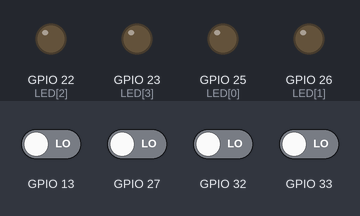
This program was run on a simulated ESP32. Parts: output pins drawn as LEDs (lit = HIGH). The inputs (shaded band) are chosen by the test bench; at power-on: GPIO 13, GPIO 27, GPIO 32, GPIO 33 LOW. WiFi joins after 1.5 s; servers stay silent unless stated; the local clock reads 2024-03-15 10:24:30 at power-on unless the program sets it; no MQTT or app messages arrive unless stated; what the program prints to the serial monitor is not drawn.

Above: at 1.4 s.
1.5 s: GPIO 13 driven HIGH
At 2.1 s:
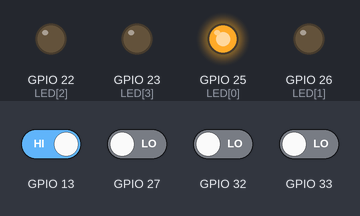
3.0 s: GPIO 27 driven HIGH
At 5.9 s:
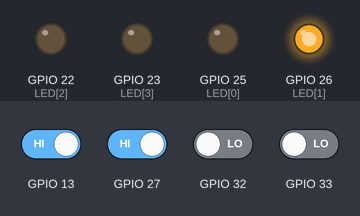
6.0 s: GPIO 13 driven LOW and GPIO 32 driven HIGH
9.0 s: GPIO 33 driven HIGH
At 10.0 s:
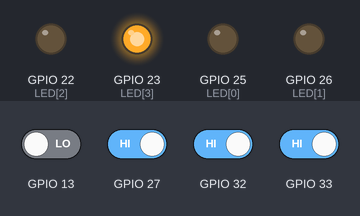
Timing chart, 0 to 15.0 s (numbered marks = the images above; inputs shaded):
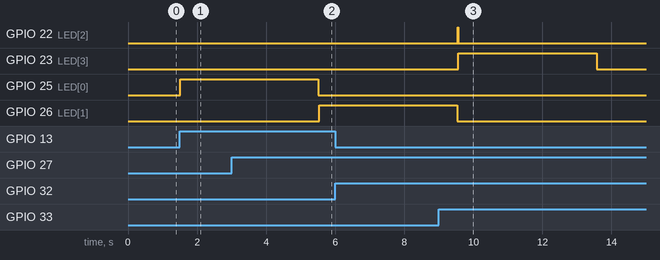

Measured:
- after the input at 1.5 s, GPIO 25 (LED[0]): LOW → HIGH at once
- after the input at 3.0 s, GPIO 26 (LED[1]): LOW → HIGH after 2.5 s
- after the input at 6.0 s, every drawn part: stays the same
- after the input at 9.0 s, GPIO 23 (LED[3]): LOW → HIGH after 0.57 s, → LOW 4.0 s later

The program:

main.cpp
```cpp
#include <Arduino.h>
#include <WiFi.h>
#include <WiFiClientSecure.h>
#include <PubSubClient.h>
#include <driver/rtc_io.h>
#include <esp_sleep.h>
#include <time.h>
#include "config.h"

// ── Pin mapping ───────────────────────────────────────────────
//   BTN[0] very-happy   GPIO 13   LED[0] GPIO 25
//   BTN[1] happy        GPIO 27   LED[1] GPIO 26
//   BTN[2] unhappy      GPIO 32   LED[2] GPIO 22
//   BTN[3] very-unhappy GPIO 33   LED[3] GPIO 23
const gpio_num_t BTN[4] = {GPIO_NUM_13, GPIO_NUM_27, GPIO_NUM_32, GPIO_NUM_33};
const int        LED[4] = {25, 26, 22, 23};
const char*    LABEL[4] = {"very_happy", "happy", "unhappy", "very_unhappy"};

// ── Timing ────────────────────────────────────────────────────
const unsigned long DEBOUNCE_MS    = 10;
const unsigned long LOCKOUT_MS     = 4000;
const unsigned long SLEEP_AFTER_MS = 10000;

// ── Button state ──────────────────────────────────────────────
static int           lastReading[4];
static int           btnState[4];
static unsigned long lastDebounce[4];
static int           lockedBtn    = -1;
static unsigned long lockStart    = 0;
static unsigned long lastActivity = 0;

// ── Network state machine ─────────────────────────────────────
enum NetState { WIFI_CONNECTING, NTP_SYNCING, MQTT_CONNECTING, NET_READY };
static NetState      netState      = WIFI_CONNECTING;
static unsigned long netStateStart = 0;
static int           pendingPress  = -1;

static WiFiClientSecure net;
static PubSubClient     mqtt(net);

// ── Helpers ───────────────────────────────────────────────────
static void allLedsOff() {
    for (int i = 0; i < 4; i++) digitalWrite(LED[i], LOW);
}

static String getTimestamp() {
    struct tm ti;
    if (!getLocalTime(&ti)) return "1970-01-01T00:00:00";
    char buf[25];
    strftime(buf, sizeof(buf), "%Y-%m-%dT%H:%M:%S", &ti);
    return String(buf);
}

static void publishPress(int idx);

// ── Network ───────────────────────────────────────────────────
static void startWiFi() {
    Serial.printf("[WiFi] Connecting to %s...\n", WIFI_SSID);
    WiFi.mode(WIFI_STA);
    WiFi.begin(WIFI_SSID, WIFI_PASS);
    netState      = WIFI_CONNECTING;
    netStateStart = millis();
}

static void startNTP() {
    Serial.printf("[WiFi] OK  IP=%s  GW=%s  DNS=%s\n",
        WiFi.localIP().toString().c_str(),
        WiFi.gatewayIP().toString().c_str(),
        WiFi.dnsIP().toString().c_str());
    configTime(0, 0, "0.dk.pool.ntp.org", "pool.ntp.org", "time.google.com");
    setenv("TZ", "CET-1CEST,M3.5.0,M10.5.0/3", 1);
    tzset();
    Serial.println("[NTP]  Syncing...");
    netState      = NTP_SYNCING;
    netStateStart = millis();
}

static void startMQTT() {
    net.setInsecure();
    mqtt.setServer(MQTT_HOST, MQTT_PORT);
    Serial.printf("[MQTT] Connecting to %s:%d...\n", MQTT_HOST, MQTT_PORT);
    netState      = MQTT_CONNECTING;
    netStateStart = millis();
}

static void updateNetwork() {
    unsigned long now = millis();
    switch (netState) {

        case WIFI_CONNECTING:
            if (WiFi.status() == WL_CONNECTED) {
                startNTP();
            } else if (now - netStateStart > 15000) {
                Serial.println("[WiFi] Timeout — retrying...");
                WiFi.reconnect();
                netStateStart = now;
            }
            break;

        case NTP_SYNCING: {
            struct tm ti;
            if (getLocalTime(&ti)) {
                Serial.printf("[NTP]  OK  %s\n", getTimestamp().c_str());
                startMQTT();
            } else if (now - netStateStart > 20000) {
                Serial.println("[NTP]  FAILED — continuing without time sync");
                startMQTT();
            }
            break;
        }

        case MQTT_CONNECTING:
            if (mqtt.connected()) {
                Serial.println("[MQTT] OK");
                netState = NET_READY;
                if (pendingPress >= 0) {
                    publishPress(pendingPress);
                    pendingPress = -1;
                }
            } else if (now - netStateStart > 500) {
                mqtt.connect(DEVICE_ID, MQTT_USER, MQTT_PASS);
                netStateStart = now;
                if (!mqtt.connected())
                    Serial.printf("[MQTT] state=%d retrying...\n", mqtt.state());
            }
            break;

        case NET_READY:
            mqtt.loop();
            if (!mqtt.connected() && WiFi.status() == WL_CONNECTED) {
                Serial.println("[MQTT] Lost connection — reconnecting...");
                netState      = MQTT_CONNECTING;
                netStateStart = millis();
            }
            break;
    }
}

// ── Press / lockout ───────────────────────────────────────────
static void publishPress(int idx) {
    char topic[80];
    snprintf(topic, sizeof(topic), "%s/%s", MQTT_TOPIC, LABEL[idx]);

    char payload[160];
    snprintf(payload, sizeof(payload),
        "{\"timestamp\":\"%s\",\"device\":\"%s\"}",
        getTimestamp().c_str(), DEVICE_ID);

    if (netState != NET_READY || !mqtt.connected()) {
        Serial.printf("[MQTT] Not ready — queued: %s\n", topic);
        pendingPress = idx;
        return;
    }
    bool ok = mqtt.publish(topic, payload);
    Serial.printf("[MQTT] Publish %s  %s  %s\n", ok ? "OK" : "FAILED", topic, payload);
}

static void startLockout(int idx) {
    allLedsOff();
    digitalWrite(LED[idx], HIGH);
    lockedBtn    = idx;
    lockStart    = millis();
    lastActivity = millis();
    Serial.printf("[BTN]  Lockout start — %s (LED %d on for %lus)\n",
        LABEL[idx], LED[idx], LOCKOUT_MS / 1000);
}

static void enterDeepSleep() {
    allLedsOff();

    // Wait for all buttons to be released so the device does not instantly wake.
    bool anyHeld = true;
    while (anyHeld) {
        anyHeld = false;
        for (int i = 0; i < 4; i++)
            if (digitalRead((int)BTN[i]) == HIGH) { anyHeld = true; break; }
        if (anyHeld) delay(50);
    }

    mqtt.disconnect();
    WiFi.disconnect(true);
    WiFi.mode(WIFI_OFF);

    // EXT1 uses RTC GPIO settings while the ESP is asleep.
    for (int i = 0; i < 4; i++) {
        rtc_gpio_pullup_dis(BTN[i]);
        rtc_gpio_pulldown_en(BTN[i]);
    }

    uint64_t wakeupMask = (1ULL << (int)BTN[0]) | (1ULL << (int)BTN[1]) |
                          (1ULL << (int)BTN[2]) | (1ULL << (int)BTN[3]);
    esp_sleep_enable_ext1_wakeup(wakeupMask, ESP_EXT1_WAKEUP_ANY_HIGH);
    Serial.println("[Sleep] Deepsleep start....");
    Serial.flush();
    esp_deep_sleep_start();
}

// ── Setup ─────────────────────────────────────────────────────
void setup() {
    Serial.begin(115200);
    delay(200);
    Serial.println("\n========== Smiley Panel boot ==========");

    // After deep sleep, RTC pins must be returned to normal GPIO.
    for (int i = 0; i < 4; i++)
        rtc_gpio_deinit(BTN[i]);

    for (int i = 0; i < 4; i++) {
        pinMode((int)BTN[i], INPUT_PULLDOWN);
        pinMode(LED[i], OUTPUT);
        digitalWrite(LED[i], LOW);
        lastReading[i]  = LOW;
        btnState[i]     = LOW;
        lastDebounce[i] = 0;
    }

    esp_sleep_wakeup_cause_t cause = esp_sleep_get_wakeup_cause();
    if (cause == ESP_SLEEP_WAKEUP_EXT1) {
        // Use wakeup status register to identify which button fired.
        uint64_t status = esp_sleep_get_ext1_wakeup_status();
        int pressed = -1;
        for (int i = 0; i < 4; i++) {
            if (status & (1ULL << (int)BTN[i])) { pressed = i; break; }
        }
        if (pressed < 0) {
            for (int i = 0; i < 4; i++) {
                if (digitalRead((int)BTN[i]) == HIGH) { pressed = i; break; }
            }
        }
        if (pressed < 0) {
            enterDeepSleep();
        }
        Serial.printf("[WAKE] Button wake — %s\n", LABEL[pressed]);
        digitalWrite(LED[pressed], HIGH);
        pendingPress = pressed;
        startLockout(pressed);
    } else {
        Serial.println("[BOOT] Cold boot");
    }

    lastActivity = millis();
    startWiFi();
    Serial.println("[READY] Listening (network connecting in background)...");
}

// ── Loop ──────────────────────────────────────────────────────
void loop() {
    updateNetwork();

    unsigned long now = millis();

    if (lockedBtn >= 0 && now - lockStart >= LOCKOUT_MS) {
        Serial.printf("[BTN]  Lockout expired — %s ready again\n", LABEL[lockedBtn]);
        allLedsOff();
        lockedBtn = -1;
    }

    if (lockedBtn < 0) {
        for (int i = 0; i < 4; i++) {
            int reading = digitalRead((int)BTN[i]);
            if (reading != lastReading[i]) lastDebounce[i] = now;
            if (now - lastDebounce[i] > DEBOUNCE_MS && reading != btnState[i]) {
                btnState[i] = reading;
                if (btnState[i] == HIGH) {
                    Serial.printf("[BTN]  Pressed: %s (GPIO %d)\n", LABEL[i], (int)BTN[i]);
                    publishPress(i);
                    startLockout(i);
                }
            }
            lastReading[i] = reading;
        }
    }

    if (lockedBtn < 0 && now - lastActivity >= SLEEP_AFTER_MS) {
        enterDeepSleep();
    }
}
```

config.h
```cpp
#pragma once

// ── WiFi ──────────────────────────────────────────────────────
#define WIFI_SSID   "IoT_H3/4"
#define WIFI_PASS   "98806829"

// ── MQTT broker ───────────────────────────────────────────────
#define MQTT_HOST   "wilsons.local"
#define MQTT_IP     "192.168.0.161"
#define MQTT_PORT   8883
#define MQTT_USER   "device06"
#define MQTT_PASS   "V2575avv"
#define MQTT_TOPIC  "/devices/device06"
#define DEVICE_ID   "device06"

// ── CA certificate (PEM, from wilson.local) ───────────────────
// Must be a variable, not a #define — raw string literals don't work in macros.
const char CA_CERT[] = R"(
-----BEGIN CERTIFICATE-----
MIIFBTCCAu2gAwIBAgIUZNXNRbyQrl4kJeE1awmG4JCBT14wDQYJKoZIhvcNAQEL
BQAwEjEQMA4GA1UEAwwHTVFUVC1DQTAeFw0yNjA1MTkyMjA5MDZaFw0zNjA1MTYy
MjA5MDZaMBIxEDAOBgNVBAMMB01RVFQtQ0EwggIiMA0GCSqGSIb3DQEBAQUAA4IC
DwAwggIKAoICAQDuOe5w6gAq0x0BUgTMTDtMmY3uVNz3TmRkB4cfC5wg86ZcOA/E
Zs27a3InRlbgS9Ak+WrUWeB5Budx010xGsTW7G1h1/TVf8yOq0qN1NKknNYxcO63
CvdnNcHSj0LCyzYDSRSz1qdmMh+j7/ZZ0N74is1L7EXT7uOcdDXvXAm8lUUH+v3L
YaHKX5BHuSy5+EwG9OlzpluajYxUxDBm3ip3Iyrax3mdSdDCkLeJwnj/Hvq944yg
BZxrmSyrV0q0R8M5Tfcw97TWNEFkY/Q0dg4QOSZcXmFviakftlOyqnMPkQyP8YhO
gz6O9pNjG8VCnVkSP6B2SyBUaGZskZEJwtXF2yISmMo9blRfuOHFVAnlYD97y6Is
ZRw75kEfQcjRf3r6twwiNdW3KL8McZh+M0JK1wLOX/HzmazaQDb4VfhR90VV3UkR
aJa4QRk8ow7aSgUHe43NPYU1u6CzTaLhKhvBO9kAIgegCAyVMgHQBsFrnltF/drW
yDdg15mFf1CBxNz1YYUGjz0h5Hz2vvsOl7xVhcaUHuP+DwaflIPqbANyso6JJ5LG
AW0qFRxPNSaZLyZ+n9XHkfUdTdmOMcwGIIzob+evcUR2jLqG2HsoGwSA4Vq5+sZx
pSHoEgsDhHQtD1cjX0pvpPcVMT3LSoBd30ztZKMuTEiCScqZqB8PvYSaJwIDAQAB
o1MwUTAdBgNVHQ4EFgQUvz3l/B8ajI63TusuyGktdy4lSXkwHwYDVR0jBBgwFoAU
vz3l/B8ajI63TusuyGktdy4lSXkwDwYDVR0TAQH/BAUwAwEB/zANBgkqhkiG9w0B
AQsFAAOCAgEA3LSR7YzWrSubNoGu8cc7OW3OwXjvJgSLukR0CEuqlscrzcZ4vJRV
Kdrl3qbll8d4JzBRXryLl7QtPYaQLoQqKL9b4rNQHZVGW8iIgt/YDCVjNy8fvhgx
lppih66Czv/hv5WLPm4j9xjVE9HaPmCIE+Xr+zziPMsN8ehyre209imkXGWHadEq
QUwzDoet/qwWNW0LA1Z9Ct6e8534ctWKBGlJW/9NiAnPa+zAjn78GSrqqeFH1IAI
lNR3axk2UQWfcLXa6TBEkJeCANn0I6VMwb4BeJ8q4Jx93gu8+pQcoT10E/ZwUVWF
ckOILTatAXpfXGMQCPJHm5lOdeX4nrGwNJ4SKi9ThUo17eqNQ1ojxwDvNWCKFngl
uRZG+ZXAe2eVernpWGG7EjwZ1H+66Gvx4CeKyRbVumr9fwh8FC1uVah0/DxTZotP
LFRwtabFYmQfTcZbOMU1bQ5obROp8GIhlJY5vcREt2O1Ey9rmyjMlKrTWoflZwEw
4xi+h5vDEB9fgFBuf5j5bybyOxZRKs8PzyTj9Sr5V/5QnCMrdcVa31h7XuVr6Z6j
yfJk6/yX3fDN5i4A01bFqVaSZbwDhVyFtK1ersNkMflWjN3gomHE9LyXkke+3iF3
3wviuKAFTPSYhltv0q/myn5xnZD/yMXOfBzsvQqCZtV4gRfF0m7dgi0=
-----END CERTIFICATE-----
)";
```
